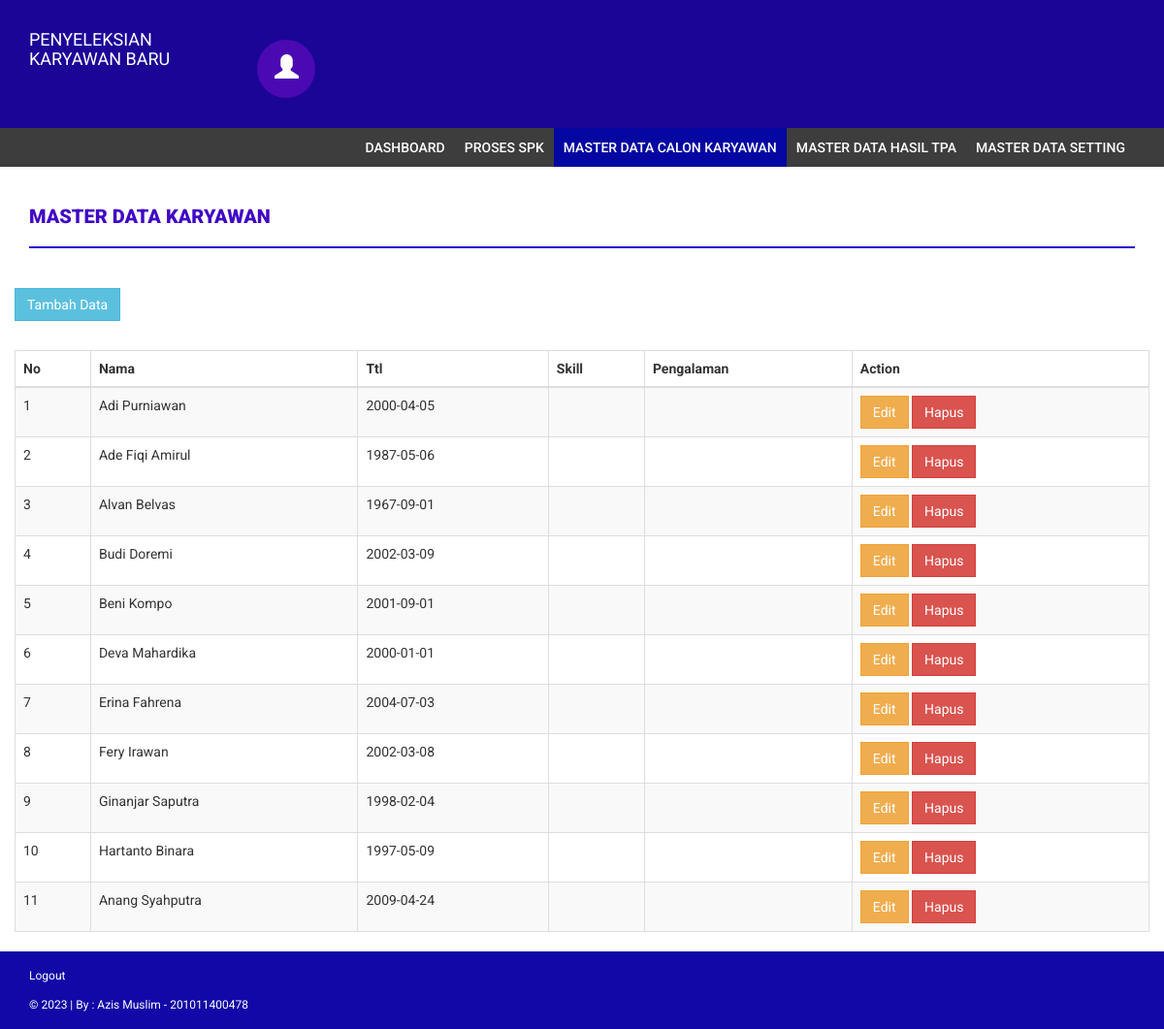
Screenshot of /karyawan_show.php (signed in) with the database file from the repository.
### tables this page shows
CREATE TABLE `calon_karyawan` (
  `id_calon_kr` int(11) NOT NULL,
  `nama` varchar(64) DEFAULT NULL,
  `foto` varchar(64) DEFAULT NULL,
  `ttl` date DEFAULT NULL,
  `skill` text DEFAULT NULL,
  `pengalaman` text DEFAULT NULL
);

### db/db_config.php (called while the page is built, shortened)
<?php
	class database extends PDO{
		protected $dsn = 'mysql:host=localhost;dbname=db_spk';
		protected $dsu = 'root';
		protected $dsp = '';
		private $cmd = '';
		function __construct(){
			try {
				$this->db = new PDO($this->dsn,$this->dsu,$this->dsp);
			} catch (PDOException $e) {
				echo $e->getMessage();
			}
		}
		function select($c,$t){
			$this->cmd = "select $c from $t";
			return $this;
		}
		function get(){
			$q = $this->db->prepare($this->cmd);
			$q->execute();
			return $q->fetchAll();
		}
	}
?>

### karyawan_show.php (the view, shortened to what this page needs)
<?php include 'partials/header.php';?>
    <div class="content">
        <div class="container">
            <div class="row">
                <div class="col-md-12">
                    <br>
                    <h4 class="page-head-line">Master Data Karyawan</h4>
                </div>
            </div>
            <div class="row">
                <div class="col-md-12">
                </div>
            </div>
            <div class="row">
                <div><a href="input_karyawan.php" class="btn btn-info">Tambah Data</a></div>
                <br>
                <div class="table-responsive">
                    <table class="table table-striped table-bordered">
                        <thead>
                            <tr>
                                <th>No</th>
                                <th>Nama</th>
                                <th>Ttl</th>
                                <th>Skill</th>
                                <th>Pengalaman</th>
                                <th>Action</th>
                            </tr>
                        </thead>
                        <tbody>
                            <?php $no=1; foreach($db->select('*','calon_karyawan')->get() as $data): ?>
                            <tr>
                                <td><?= $no;?></td>
                                <td><?= $data['nama']?></td>
                                <td><?= $data['ttl']?></td>
                                <td><?= $data['skill']?></td>
                                <td><?= $data['pengalaman']?></td>
                                <td>
                                    <a class="btn btn-warning" href="edit_karyawan.php?id=<?php echo $data[0]?>">Edit</a>
                                    <a class="btn btn-danger" href="model/do_delete_ck.php?id=<?php echo $data[0]?>">Hapus</a>
                                </td>
                            </tr>
                            <?php $no++; endforeach; ?>
                        </tbody>
                    </table>
                </div>
            </div>
        </div>
    </div>
<?php include 'partials/footer.php'; ?>

### assets/css/style.css (style rules this page uses)
body { font-family: 'Roboto', sans-serif; line-height: 30px; }
.page-head-line { font-weight: 900; padding-bottom: 20px; border-bottom: 2px solid #2904cc; text-transform: uppercase; color: #4007c5; font-size: 20px; margin-bottom: 40px; }
.btn { border-radius: 0px; -webkit-border-radius: 0px; -moz-border-radius: 0px; }

### rows the page displays
calon_karyawan: nama "Adi Purniawan", ttl "2000-04-05"
calon_karyawan: nama "Ade Fiqi Amirul", ttl "1987-05-06"
calon_karyawan: nama "Alvan Belvas", ttl "1967-09-01"
calon_karyawan: nama "Budi Doremi", ttl "2002-03-09"
calon_karyawan: nama "Beni Kompo", ttl "2001-09-01"
calon_karyawan: nama "Deva Mahardika", ttl "2000-01-01"
calon_karyawan: nama "Erina Fahrena", ttl "2004-07-03"
calon_karyawan: nama "Fery Irawan", ttl "2002-03-08"
calon_karyawan: nama "Ginanjar Saputra", ttl "1998-02-04"
calon_karyawan: nama "Hartanto Binara", ttl "1997-05-09"
calon_karyawan: nama "Anang Syahputra", ttl "2009-04-24"
